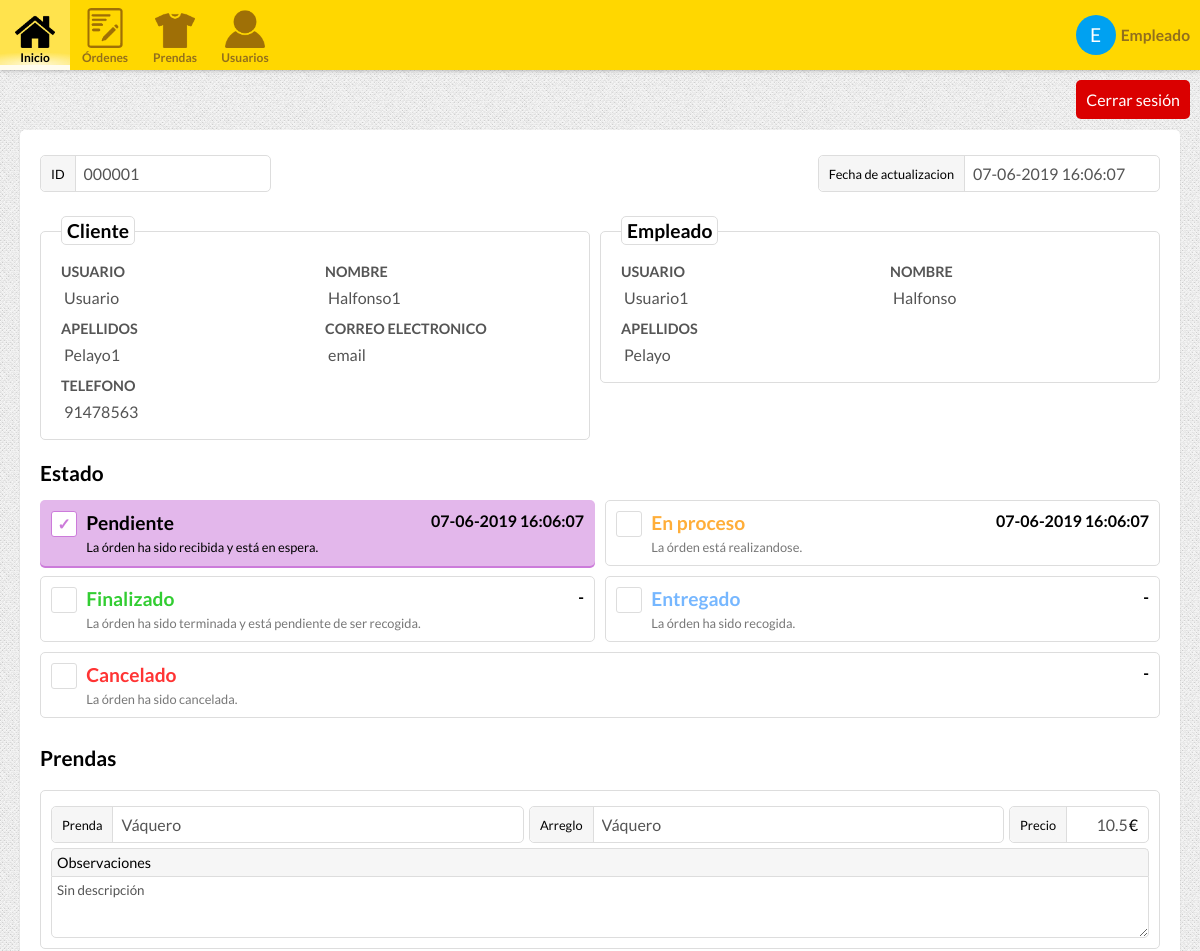
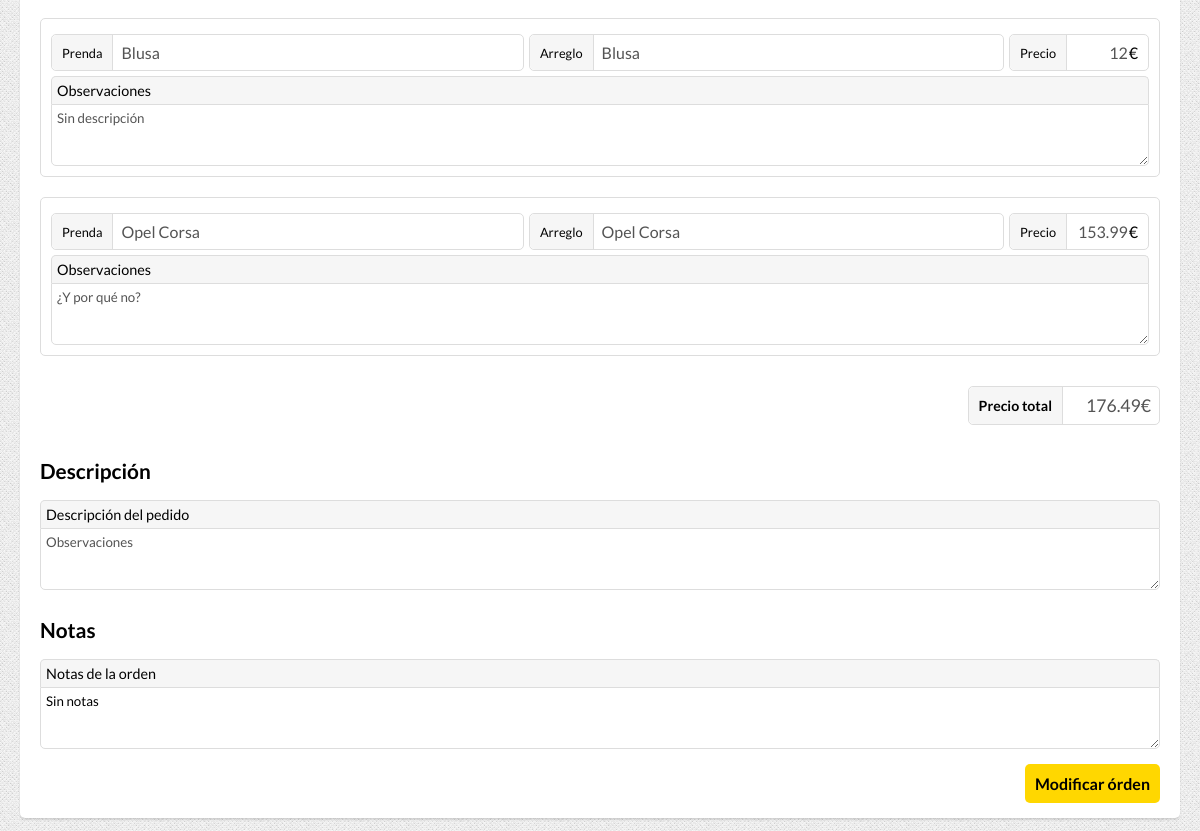
The app's page /order.php?id=1 (signed in) with its own data (2 pictures, top to bottom).
### tables this page shows
CREATE TABLE "USERS" (
	"USER_ID"	INTEGER NOT NULL PRIMARY KEY AUTOINCREMENT,
	"USERNAME"	TEXT NOT NULL,
	"NAME"	TEXT NOT NULL,
	"SURNAME"	TEXT,
	"PHONE"	INTEGER,
	"EMAIL"	TEXT NOT NULL,
	"HASHED_PASSWORD"	TEXT NOT NULL,
	"ROLE_ID"	INTEGER NOT NULL DEFAULT 0,
	"UPDATE_TIMESTAMP"	INTEGER NOT NULL,
	"REGISTER_TIMESTAMP"	INTEGER NOT NULL,
	"ACTIVE"	INTEGER NOT NULL DEFAULT 0,
	FOREIGN KEY("ROLE_ID") REFERENCES "USER_ROLES"("ROLE_ID")
);

CREATE TABLE "ORDER_ESTATES" (
	"ESTATE_ID"	INTEGER NOT NULL PRIMARY KEY AUTOINCREMENT,
	"NAME"	TEXT NOT NULL,
	"CSS_CLASS"	TEXT NOT NULL,
	"DESCRIPTION"	TEXT
);

### ViewControllers/orderViewController.php (the view, shortened to what the rows shown need)
<?php
require_once("Controllers/UserController.php");
require_once("Controllers/Controller.php");
require_once("Classes/User.php");
require_once("Classes/Order.php");
require_once("Classes/Estate.php");
$userController = new UserController();
$controller = new Controller();
$employee = false;
$admin = false;
$edit = false;
$order = null;
if(isset($_SESSION["userID"])){
    $sessionUser = $userController->getUser($_SESSION["userID"]);
    $sessionUserRole = $sessionUser->getRole();
}else {
    header("location: login.php");
}
if($sessionUserRole->getID() == 0){
    $client = true;
}elseif($sessionUserRole->getID() == 1){
    $employee = true;
}elseif($sessionUserRole->getID() == 2){
    $admin = true;
}
if(isset($_GET["id"]) && !empty($_GET["id"])){
    $edit = true;
}elseif(isset($_GET["newOrder"])){
    $register = true;
}else {
    header("location: orders.php");
}
$states = $controller->getStates();
if($edit){
    try{
        $order = $controller->getOrder($_GET["id"]);
    }catch(Exception $e){
        $_SESSION["orderNotFound"] = true;
        header("Location: orders.php");
    }
}
    ?>
    <?php
function showOrderState(){
    global $edit, $register, $client, $admin, $employee, $order, $states;
    if($edit){
    ?>
    <div class="estate-container">
        <h2>Estado</h2>
        <?php
        foreach($states as $e){
                switch($e->getID()){
                    case 1:
                        $date = $order->getEnterDateString();
                        break;
                    case 2:
                        $date = $order->getWorkingDateString();
                        break;
                    case 3:
                        $date = $order->getFinishDateString();
                        break;
                    case 4:
                        $date = $order->getOutDateString();
                        break;
                    case 5:
                        $date = $order->getCancelDateString();
                        break;
                }
            ?>
        <label class="boxed-radio estate <?=$e->getCssClass()?>">
            <div class="container">
                <div class="radio-checkbox">&#x2713;</div>
                <div class="radio-title"><?=$e->getName()?></div>
                <div class="radio-date"><?=$date?></div>
                <div class="radio-desc"><?=$e->getDescription()?></div>
            </div>
        </label>
            <?php
        }
        ?>
    </div>
    <?php
    }
}
function showOrderItems(){
    ?>
<div class="order-items-container">
    <h2>Prendas</h2>
</div>
    <?php
}
function showOrderDescription(){
    ?>
    <div class="order-description-container" id="order-description">
        <h2>Descripción</h2>
    </div>
    <?php
}
function showOrderNotes(){
    global $edit, $register, $order, $client, $admin, $employee, $notes;
    if($admin || $employee){
    ?>
    <div class="order-notes-container" id="order-notes">
        <h2>Notas</h2>
    </div>
    <?php
    }
}
    ?>

### includes/navbar.inc (shortened to what the rows shown need)
<nav class="top-header">
    <a class="menu-item user" href="user.php?id=<?=$sessionUser->getID()?>">
        <div class="user-avatar"><?=substr($sessionUser->getName(), 0,1) . substr($sessionUser->getSurname(), 0,1)?></div>
        <div class="username"><?=$sessionUser->getName()." ".$sessionUser->getSurname()?></div>
    </a>
</nav>

### records on screen
users: NAME "E", NAME "Empleado"
order_estates: NAME "Pendiente", date "07-06-2019 16:06:07", DESCRIPTION "La órden ha sido recibida y está en espera."
order_estates: NAME "En proceso", date "07-06-2019 16:06:07", DESCRIPTION "La órden está realizandose."
order_estates: NAME "Finalizado", date "-", DESCRIPTION "La órden ha sido terminada y está pendiente de ser recogida."
order_estates: NAME "Entregado", date "-", DESCRIPTION "La órden ha sido recogida."
order_estates: NAME "Cancelado", date "-", DESCRIPTION "La órden ha sido cancelada."
